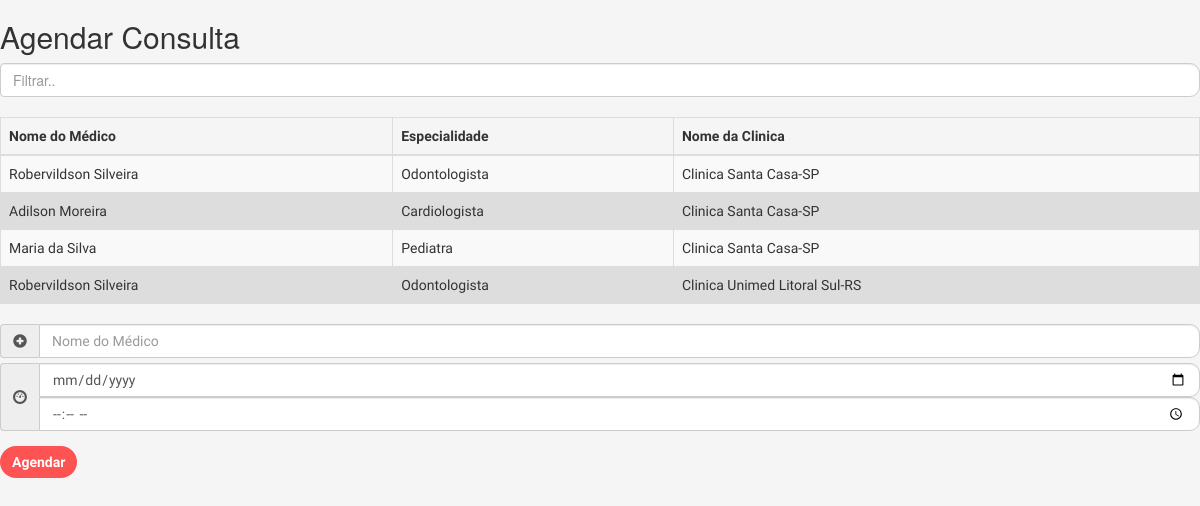
Page /front/teste.php on the committed database.
### tables this page shows
CREATE TABLE medico (	crm VARCHAR(15),
						cpf VARCHAR(14),
						nome VARCHAR(50),
                        data_nas DATE,
                        email VARCHAR(150),
                        endereco VARCHAR(100),
                        telefone VARCHAR(50),
                        especialidade VARCHAR(30),
                        usuario VARCHAR(256) NOT NULL UNIQUE,
                        senha VARCHAR(256),
						PRIMARY KEY (crm)
);

CREATE TABLE clinica (	cnpj VARCHAR(20),
						nome VARCHAR(50),
                        nome_gerente VARCHAR(50),
                        endereco VARCHAR(100),
                        telefone VARCHAR(50),
						PRIMARY KEY (cnpj)
);

### front/teste.php (the view, shortened to what this page needs)
<?php
	$columnsToBeSelected = "medico.nome AS nome_medico, clinica.nome AS nome_clinica, especialidade";
	$join1               = "medico JOIN medico_clinica ON medico.crm = medico_clinica.crm_medico";
	$join2               = "JOIN clinica ON clinica.cnpj = medico_clinica.cnpj_clinica";
	$query = "SELECT $columnsToBeSelected FROM $join1 $join2";
	$search_result = filterTable($query);
	function filterTable($query)
	{
		$connect = mysqli_connect("localhost", "root", "Dijkstra", "clinical_system");
		$filter_Result = mysqli_query($connect, $query);
		if($filter_Result)
			return $filter_Result;
		else
			die(mysqli_error($connect));
	}
?>
<!DOCTYPE html>
<html>
	<head>
		<link rel="stylesheet" type="text/css" media="screen" href="css/paciente.css" />
        <link rel="stylesheet" type="text/css" media="screen" href="bootstrap/css/bootstrap.min.css" />
        <link rel="stylesheet" href="css/reveal.css">
    </head>
    <body>
    <h2>Agendar Consulta</h2>
						<input class="form-control" id="myInput" type="text" placeholder="Filtrar..">
						<br>
						<table class="table table-bordered table-striped">
							<thead>
							<tr>
								<th>Nome do Médico</th>
								<th>Especialidade</th>
								<th>Nome da Clinica</th>
							</tr>
							</thead>
							<tbody id="myTable">
							<?php while($row = mysqli_fetch_array($search_result)):?>
										<tr class="dialog" class="clickable">
											<td><?php echo $row['nome_medico'];?></td>
											<td><?php echo $row['especialidade'];?></td>
											<td><?php echo $row['nome_clinica'];?></td>
										</tr>
							<?php endwhile;?>
							</tbody>
						</table>
						<form name="form_agendar" id="form_agendar" onsubmit="return false;">
							<div class="input-group">
								<span class="input-group-addon"><i class="glyphicon glyphicon-plus-sign"></i></span>
								<input list="doctors" id="med-name" class="form-control" type="text" name="med-name" placeholder="Nome do Médico" required>
							</div>
							<div class="input-group">
								<span class="input-group-addon"><i class="glyphicon glyphicon-dashboard"></i></span>
								<input id="appointment_day" name="appointment_day" class="form-control" type="date" required>
								<input id="appointment_hour" name="appointment_hour" class="form-control" type="time" required>
							</div>
							<div class="submit-button" id="submit-agenda">
								<button type="submit" class="btn btn-default" id="btnAgendar" onclick="ajaxPost('../server/agendarPendente.php', '#result-agendar')">Agendar</button>
							</div>
						</form>
	</body>
</html>

### front/css/paciente.css (style rules this page uses)
* { font-family: 'Josefin Sans', sans-serif; }
body { background-color: whitesmoke !important; }
input#med-name, input#appointment_day, input#appointment_hour { border-top-right-radius: 10px; border-bottom-right-radius: 10px; }
.input-group { margin-bottom: 5px; }
input.form-control { border-top-right-radius: 10px !important; border-bottom-right-radius: 10px !important; }
.btn.btn-default { border-radius: 20px; border: 0; background-color: rgb(253, 83, 83); color: white; font-weight: bold; margin-top: 10px; }
table { font-family: arial, sans-serif; border-collapse: collapse; width: 100%; }
td, th { border: 1px solid #dddddd; text-align: left; padding: 8px; }
tr:nth-child(even) { background-color: #dddddd; }

### rows in the picture
medico: nome "Robervildson Silveira", especialidade "Odontologista", clinica.nome "Clinica Santa Casa-SP", clinica.nome "Clinica Unimed Litoral Sul-RS"
medico: nome "Adilson Moreira", especialidade "Cardiologista", clinica.nome "Clinica Santa Casa-SP"
medico: nome "Maria da Silva", especialidade "Pediatra", clinica.nome "Clinica Santa Casa-SP"
